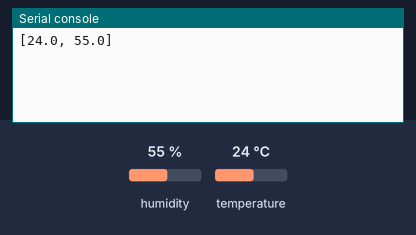
This program was run on a simulated MicroPython board. Shown: the last lines printed to the serial console. The inputs (shaded band) are chosen by the test bench; at power-on: humidity 55 %, temperature 24 °C. No MQTT or app messages arrive unless stated.

Above: at 1.2 s.
1.3 s: humidity set to 22 %
At 6.4 s:
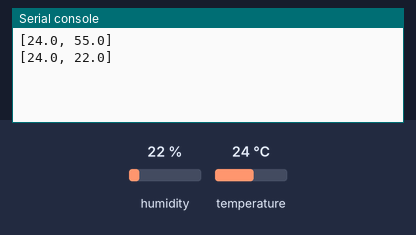
7.5 s: temperature set to 12 °C
At 11.8 s:
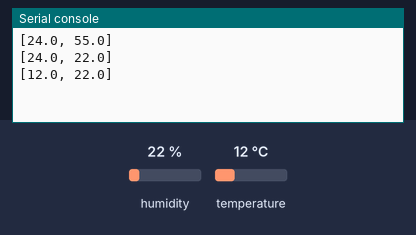
13.7 s: humidity set to 40 %
At 16.0 s:
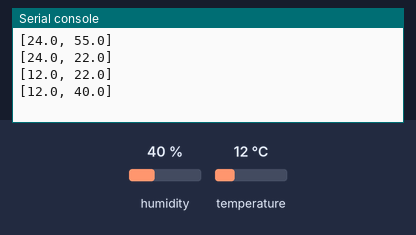
Timing chart, 0 to 17.5 s (numbered marks = the images above; inputs shaded):
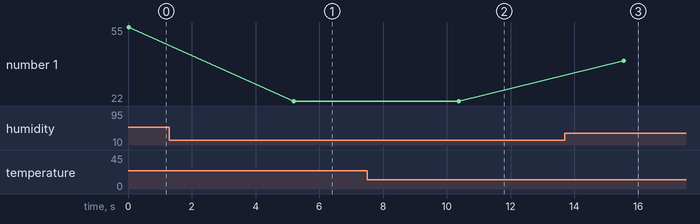

The program:

mqtt_dht22.py
```python
import time
import machine
import dht
from umqtt.simple import MQTTClient
from metadata import client, topic, server


##### VARIABLES ####

def get_temp():
    d = dht.DHT22(machine.Pin(5))
    while True:
        try:
            d.measure()
        except:
            print("Can't initialize DHT22, trying again")
            continue
        else:
            results = [d.temperature(), d.humidity()]
            break
    return results

def pub_temp(temp):
    c = MQTTClient(client, server)
    while True:
        try:
            c.connect()
            c.publish(topic, str(temp)) #publish data MQTT broker
            c.disconnect() #Disconnects from server
        except:
            print("Cant connect to MQTT server, trying again")
            time.sleep(2)
            continue
        else:
            break

while True:
    results = get_temp()
    tempf = int(1.8*results[0]+32)
    print(results)
#    print("temp %s") % results[0]
    pub_temp(tempf)
    time.sleep(5)
    
```

metadata.py
```python
#MQTT variables
server = "10.1.0.42"
topic = "home/office/temperature"
client = "office"
```

Measured:
- after the input at 1.3 s, the serial console: prints a new line after 3.9 s (image 1)
- after the input at 7.5 s, the serial console: prints a new line after 2.9 s (image 2)
- after the input at 13.7 s, the serial console: prints a new line after 1.8 s (image 3)
- plotted number 1: 55 → 22 after the input at 1.3 s, 22 → 40 after the input at 13.7 s
